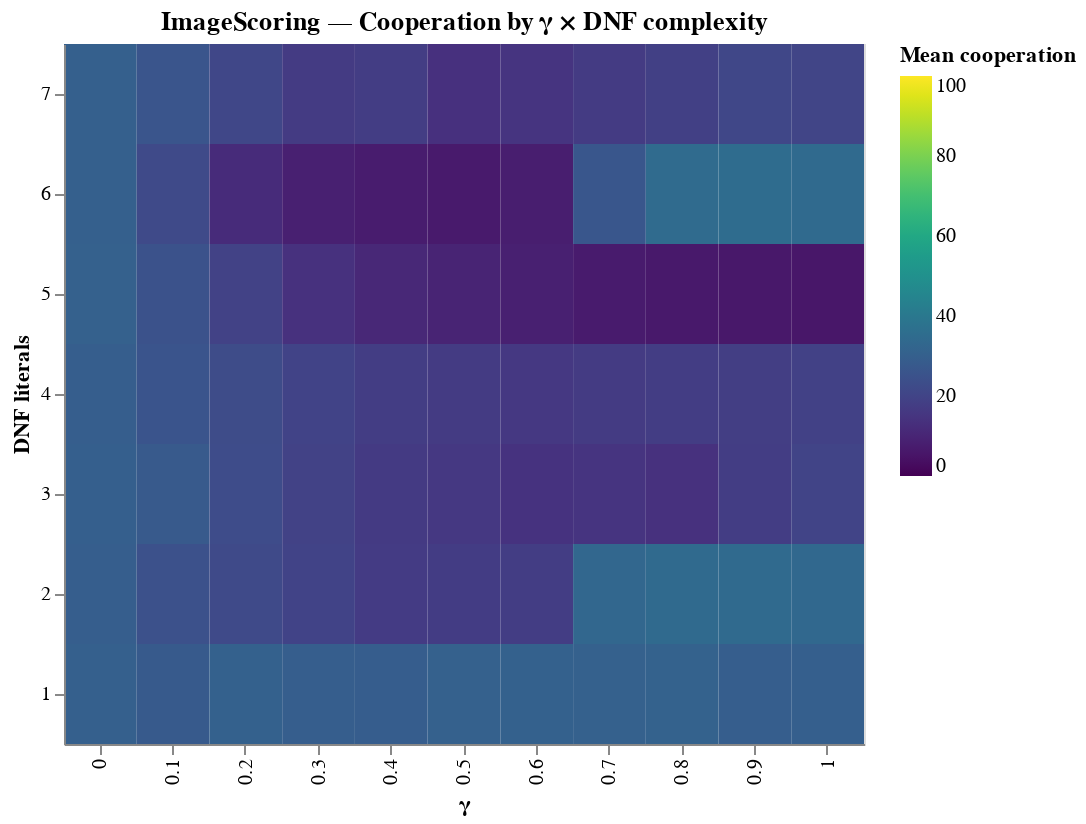

The notebook cell saved with this chart:
### Code cell
import pandas as pd
import numpy as np
import altair as alt

chosen_norm = "ImageScoring"

# Filter and unify gamma column name
norm_df = merged_df[merged_df.norm == chosen_norm].copy()
if "gamma_center" not in norm_df.columns and "gamma_gaussian_n" in norm_df.columns:
    norm_df = norm_df.rename(columns={"gamma_gaussian_n": "gamma_center"})

# Pre-aggregate: mean/std/count per (gamma, DNF_literals)
agg = (
    norm_df.groupby(["gamma_center", "DNF_literals"], as_index=False)
           .agg(mean_coop=("average_cooperation", "mean"),
                sd_coop=("average_cooperation", "std"),
                n=("variant_id", "nunique"))
)

agg["DNF_literals"] = agg["DNF_literals"].astype(int)
# If your cooperation is in 0..1 and you prefer %, uncomment:
# agg["mean_coop"] *= 100

heat = alt.Chart(agg).mark_rect().encode(
    x=alt.X("gamma_center:O", title="γ"),
    y=alt.Y("DNF_literals:O", title="DNF literals", sort="descending"),
    color=alt.Color("mean_coop:Q", title="Mean cooperation",
                    scale=alt.Scale(scheme="viridis", domain=[0,100])),
    tooltip=[
        alt.Tooltip("gamma_center:O", title="γ"),
        alt.Tooltip("DNF_literals:O", title="# literals"),
        alt.Tooltip("mean_coop:Q", title="mean coop", format=".3f"),
        alt.Tooltip("sd_coop:Q", title="std", format=".3f"),
        alt.Tooltip("n:Q", title="# variants")
    ]
).properties(
    width=400, height=350,
    title=f"{chosen_norm} — Cooperation by γ × DNF complexity"
)

heat

### Figure 1 — Vega-Lite specification as saved in the notebook (floating-point values rounded to 4 significant figures)
{"config": {"view": {"continuousWidth": 400, "continuousHeight": 300}}, "data": {"name": "data-e39fd6a1a21a380aa9c10d529e1559f9"}, "mark": "rect", "encoding": {"color": {"field": "mean_coop", "scale": {"domain": [0, 100], "scheme": "viridis"}, "title": "Mean cooperation", "type": "quantitative"}, "tooltip": [{"field": "gamma_center", "title": "γ", "type": "ordinal"}, {"field": "DNF_literals", "title": "# literals", "type": "ordinal"}, {"field": "mean_coop", "format": ".3f", "title": "mean coop", "type": "quantitative"}, {"field": "sd_coop", "format": ".3f", "title": "std", "type": "quantitative"}, {"field": "n", "title": "# variants", "type": "quantitative"}], "x": {"field": "gamma_center", "title": "γ", "type": "ordinal"}, "y": {"field": "DNF_literals", "sort": "descending", "title": "DNF literals", "type": "ordinal"}}, "height": 350, "title": "ImageScoring — Cooperation by γ × DNF complexity", "width": 400, "$schema": "https://vega.github.io/schema/vega-lite/v4.17.0.json", "datasets": {"data-e39fd6a1a21a380aa9c10d529e1559f9": [{"gamma_center": 0.0, "DNF_literals": 1, "mean_coop": 30.19, "sd_coop": 6.514, "n": 1}, {"gamma_center": 0.0, "DNF_literals": 2, "mean_coop": 29.24, "sd_coop": 6.434, "n": 2}, {"gamma_center": 0.0, "DNF_literals": 3, "mean_coop": 29.67, "sd_coop": 6.227, "n": 2}, {"gamma_center": 0.0, "DNF_literals": 4, "mean_coop": 29.37, "sd_coop": 5.969, "n": 5}, {"gamma_center": 0.0, "DNF_literals": 5, "mean_coop": 30.23, "sd_coop": 6.852, "n": 2}, {"gamma_center": 0.0, "DNF_literals": 6, "mean_coop": 29.85, "sd_coop": 5.578, "n": 2}, {"gamma_center": 0.0, "DNF_literals": 7, "mean_coop": 30.17, "sd_coop": 6.114, "n": 2}, {"gamma_center": 0.1, "DNF_literals": 1, "mean_coop": 27.97, "sd_coop": 6.457, "n": 1}, {"gamma_center": 0.1, "DNF_literals": 2, "mean_coop": 24.48, "sd_coop": 7.351, "n": 2}, {"gamma_center": 0.1, "DNF_literals": 3, "mean_coop": 27.87, "sd_coop": 7.589, "n": 2}, {"gamma_center": 0.1, "DNF_literals": 4, "mean_coop": 26.0, "sd_coop": 7.838, "n": 5}, {"gamma_center": 0.1, "DNF_literals": 5, "mean_coop": 24.95, "sd_coop": 6.588, "n": 2}, {"gamma_center": 0.1, "DNF_literals": 6, "mean_coop": 21.9, "sd_coop": 7.496, "n": 2}, {"gamma_center": 0.1, "DNF_literals": 7, "mean_coop": 26.07, "sd_coop": 8.052, "n": 2}, {"gamma_center": 0.2, "DNF_literals": 1, "mean_coop": 30.59, "sd_coop": 5.752, "n": 1}, {"gamma_center": 0.2, "DNF_literals": 2, "mean_coop": 22.02, "sd_coop": 11.56, "n": 2}, {"gamma_center": 0.2, "DNF_literals": 3, "mean_coop": 22.83, "sd_coop": 8.877, "n": 2}, {"gamma_center": 0.2, "DNF_literals": 4, "mean_coop": 22.75, "sd_coop": 11.02, "n": 5}, {"gamma_center": 0.2, "DNF_literals": 5, "mean_coop": 19.42, "sd_coop": 7.05, "n": 2}, {"gamma_center": 0.2, "DNF_literals": 6, "mean_coop": 11.92, "sd_coop": 6.987, "n": 2}, {"gamma_center": 0.2, "DNF_literals": 7, "mean_coop": 21.1, "sd_coop": 7.871, "n": 2}, {"gamma_center": 0.3, "DNF_literals": 1, "mean_coop": 29.2, "sd_coop": 5.881, "n": 1}, {"gamma_center": 0.3, "DNF_literals": 2, "mean_coop": 19.62, "sd_coop": 11.8, "n": 2}, {"gamma_center": 0.3, "DNF_literals": 3, "mean_coop": 19.25, "sd_coop": 8.3, "n": 2}, {"gamma_center": 0.3, "DNF_literals": 4, "mean_coop": 19.74, "sd_coop": 11.43, "n": 5}, {"gamma_center": 0.3, "DNF_literals": 5, "mean_coop": 13.85, "sd_coop": 6.208, "n": 2}, {"gamma_center": 0.3, "DNF_literals": 6, "mean_coop": 8.354, "sd_coop": 5.402, "n": 2}, {"gamma_center": 0.3, "DNF_literals": 7, "mean_coop": 16.85, "sd_coop": 9.223, "n": 2}, {"gamma_center": 0.4, "DNF_literals": 1, "mean_coop": 29.08, "sd_coop": 6.174, "n": 1}, {"gamma_center": 0.4, "DNF_literals": 2, "mean_coop": 17.12, "sd_coop": 11.03, "n": 2}, {"gamma_center": 0.4, "DNF_literals": 3, "mean_coop": 16.74, "sd_coop": 8.015, "n": 2}, {"gamma_center": 0.4, "DNF_literals": 4, "mean_coop": 17.65, "sd_coop": 11.87, "n": 5}, {"gamma_center": 0.4, "DNF_literals": 5, "mean_coop": 10.9, "sd_coop": 5.221, "n": 2}, {"gamma_center": 0.4, "DNF_literals": 6, "mean_coop": 7.313, "sd_coop": 4.932, "n": 2}, {"gamma_center": 0.4, "DNF_literals": 7, "mean_coop": 17.74, "sd_coop": 10.82, "n": 2}, {"gamma_center": 0.5, "DNF_literals": 1, "mean_coop": 30.23, "sd_coop": 5.711, "n": 1}, {"gamma_center": 0.5, "DNF_literals": 2, "mean_coop": 17.41, "sd_coop": 11.21, "n": 2}, {"gamma_center": 0.5, "DNF_literals": 3, "mean_coop": 16.06, "sd_coop": 10.62, "n": 2}, {"gamma_center": 0.5, "DNF_literals": 4, "mean_coop": 17.05, "sd_coop": 12.61, "n": 5}, {"gamma_center": 0.5, "DNF_literals": 5, "mean_coop": 9.756, "sd_coop": 4.627, "n": 2}, {"gamma_center": 0.5, "DNF_literals": 6, "mean_coop": 6.787, "sd_coop": 4.558, "n": 2}, {"gamma_center": 0.5, "DNF_literals": 7, "mean_coop": 13.64, "sd_coop": 9.205, "n": 2}, {"gamma_center": 0.6, "DNF_literals": 1, "mean_coop": 30.52, "sd_coop": 6.729, "n": 1}, {"gamma_center": 0.6, "DNF_literals": 2, "mean_coop": 17.5, "sd_coop": 10.52, "n": 2}, {"gamma_center": 0.6, "DNF_literals": 3, "mean_coop": 14.26, "sd_coop": 9.458, "n": 2}, {"gamma_center": 0.6, "DNF_literals": 4, "mean_coop": 16.06, "sd_coop": 12.32, "n": 5}, {"gamma_center": 0.6, "DNF_literals": 5, "mean_coop": 8.389, "sd_coop": 3.25, "n": 2}, {"gamma_center": 0.6, "DNF_literals": 6, "mean_coop": 7.886, "sd_coop": 5.635, "n": 2}, {"gamma_center": 0.6, "DNF_literals": 7, "mean_coop": 14.73, "sd_coop": 13.37, "n": 2}, {"gamma_center": 0.7, "DNF_literals": 1, "mean_coop": 30.4, "sd_coop": 7.226, "n": 1}, {"gamma_center": 0.7, "DNF_literals": 2, "mean_coop": 32.83, "sd_coop": 10.69, "n": 2}, {"gamma_center": 0.7, "DNF_literals": 3, "mean_coop": 14.73, "sd_coop": 13.89, "n": 2}, {"gamma_center": 0.7, "DNF_literals": 4, "mean_coop": 16.98, "sd_coop": 12.37, "n": 5}, {"gamma_center": 0.7, "DNF_literals": 5, "mean_coop": 7.037, "sd_coop": 1.741, "n": 2}, {"gamma_center": 0.7, "DNF_literals": 6, "mean_coop": 26.57, "sd_coop": 13.33, "n": 2}, {"gamma_center": 0.7, "DNF_literals": 7, "mean_coop": 17.04, "sd_coop": 18.44, "n": 2}, {"gamma_center": 0.8, "DNF_literals": 1, "mean_coop": 30.93, "sd_coop": 6.925, "n": 1}, {"gamma_center": 0.8, "DNF_literals": 2, "mean_coop": 34.34, "sd_coop": 10.82, "n": 2}, {"gamma_center": 0.8, "DNF_literals": 3, "mean_coop": 13.88, "sd_coop": 14.04, "n": 2}, {"gamma_center": 0.8, "DNF_literals": 4, "mean_coop": 17.78, "sd_coop": 12.1, "n": 5}, {"gamma_center": 0.8, "DNF_literals": 5, "mean_coop": 6.372, "sd_coop": 1.073, "n": 2}, {"gamma_center": 0.8, "DNF_literals": 6, "mean_coop": 34.57, "sd_coop": 13.07, "n": 2}, {"gamma_center": 0.8, "DNF_literals": 7, "mean_coop": 18.74, "sd_coop": 19.75, "n": 2}, {"gamma_center": 0.9, "DNF_literals": 1, "mean_coop": 29.3, "sd_coop": 5.703, "n": 1}, {"gamma_center": 0.9, "DNF_literals": 2, "mean_coop": 33.99, "sd_coop": 12.07, "n": 2}, {"gamma_center": 0.9, "DNF_literals": 3, "mean_coop": 17.52, "sd_coop": 20.62, "n": 2}, {"gamma_center": 0.9, "DNF_literals": 4, "mean_coop": 17.88, "sd_coop": 11.43, "n": 5}, {"gamma_center": 0.9, "DNF_literals": 5, "mean_coop": 6.081, "sd_coop": 0.801, "n": 2}, {"gamma_center": 0.9, "DNF_literals": 6, "mean_coop": 34.81, "sd_coop": 10.75, "n": 2}, {"gamma_center": 0.9, "DNF_literals": 7, "mean_coop": 21.0, "sd_coop": 24.26, "n": 2}, {"gamma_center": 1.0, "DNF_literals": 1, "mean_coop": 29.79, "sd_coop": 7.249, "n": 1}, {"gamma_center": 1.0, "DNF_literals": 2, "mean_coop": 33.47, "sd_coop": 10.98, "n": 2}, {"gamma_center": 1.0, "DNF_literals": 3, "mean_coop": 20.0, "sd_coop": 24.69, "n": 2}, {"gamma_center": 1.0, "DNF_literals": 4, "mean_coop": 19.07, "sd_coop": 13.17, "n": 5}, {"gamma_center": 1.0, "DNF_literals": 5, "mean_coop": 5.889, "sd_coop": 0.9727, "n": 2}, {"gamma_center": 1.0, "DNF_literals": 6, "mean_coop": 33.97, "sd_coop": 9.425, "n": 2}, {"gamma_center": 1.0, "DNF_literals": 7, "mean_coop": 20.25, "sd_coop": 23.07, "n": 2}]}}
